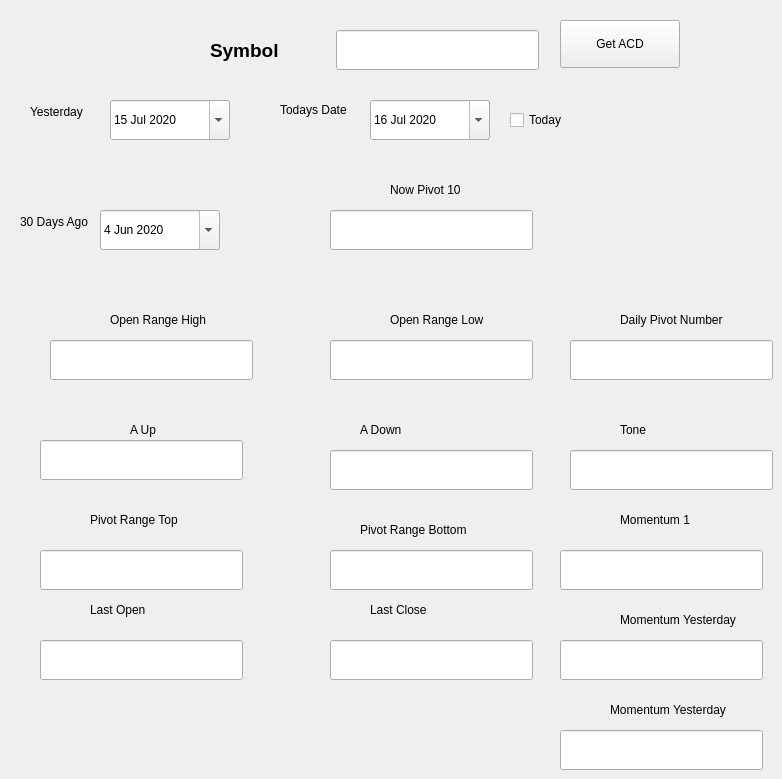
    <widget class="QWidget" name="tab">
     <attribute name="title">
      <string>Daily ACD</string>
     </attribute>
     <widget class="QLabel" name="labelStartDate">
      <property name="geometry">
       <rect>
        <x>20</x>
        <y>190</y>
        <width>103</width>
        <height>64</height>
       </rect>
      </property>
      <property name="text">
       <string>30 Days Ago </string>
      </property>
     </widget>
     <widget class="QLabel" name="labelTodayDate">
      <property name="geometry">
       <rect>
        <x>280</x>
        <y>90</y>
        <width>89</width>
        <height>40</height>
       </rect>
      </property>
      <property name="text">
       <string>Todays Date</string>
      </property>
     </widget>
     <widget class="QDateEdit" name="dateEditStart">
      <property name="geometry">
       <rect>
        <x>100</x>
        <y>210</y>
        <width>120</width>
        <height>40</height>
       </rect>
      </property>
      <property name="minimumSize">
       <size>
        <width>120</width>
        <height>40</height>
       </size>
      </property>
      <property name="baseSize">
       <size>
        <width>120</width>
        <height>40</height>
       </size>
      </property>
      <property name="styleSheet">
       <string notr="true">
QDateEdit{ color: red,basesize:120x48 }
</string>
      </property>
      <property name="dateTime">
       <datetime>
        <hour>0</hour>
        <minute>0</minute>
        <second>0</second>
        <year>2020</year>
        <month>6</month>
        <day>4</day>
       </datetime>
      </property>
      <property name="maximumDate">
       <date>
        <year>2022</year>
        <month>1</month>
        <day>1</day>
       </date>
      </property>
      <property name="minimumDate">
       <date>
        <year>1986</year>
        <month>1</month>
        <day>1</day>
       </date>
      </property>
      <property name="calendarPopup">
       <bool>true</bool>
      </property>
      <property name="date">
       <date>
        <year>2020</year>
        <month>6</month>
        <day>4</day>
       </date>
      </property>
     </widget>
     <widget class="QDateEdit" name="dateEditToday">
      <property name="geometry">
       <rect>
        <x>370</x>
        <y>100</y>
        <width>120</width>
        <height>40</height>
       </rect>
      </property>
      <property name="minimumSize">
       <size>
        <width>120</width>
        <height>40</height>
       </size>
      </property>
      <property name="baseSize">
       <size>
        <width>120</width>
        <height>40</height>
       </size>
      </property>
      <property name="dateTime">
       <datetime>
        <hour>0</hour>
        <minute>0</minute>
        <second>0</second>
        <year>2020</year>
        <month>7</month>
        <day>16</day>
       </datetime>
      </property>
      <property name="maximumDate">
       <date>
        <year>2022</year>
        <month>1</month>
        <day>1</day>
       </date>
      </property>
      <property name="minimumDate">
       <date>
        <year>1986</year>
        <month>1</month>
        <day>1</day>
       </date>
      </property>
      <property name="calendarPopup">
       <bool>true</bool>
      </property>
      <property name="date">
       <date>
        <year>2020</year>
        <month>7</month>
        <day>16</day>
       </date>
      </property>
     </widget>
     <widget class="QCheckBox" name="checkBoxToday">
      <property name="geometry">
       <rect>
        <x>510</x>
        <y>100</y>
        <width>88</width>
        <height>40</height>
       </rect>
      </property>
      <property name="sizePolicy">
       <sizepolicy hsizetype="Minimum" vsizetype="Minimum">
        <horstretch>0</horstretch>
        <verstretch>0</verstretch>
       </sizepolicy>
      </property>
      <property name="minimumSize">
       <size>
        <width>44</width>
        <height>16</height>
       </size>
      </property>
      <property name="baseSize">
       <size>
        <width>44</width>
        <height>16</height>
       </size>
      </property>
      <property name="focusPolicy">
       <enum>Qt::WheelFocus</enum>
      </property>
      <property name="autoFillBackground">
       <bool>true</bool>
      </property>
      <property name="styleSheet">
       <string notr="true"/>
      </property>
      <property name="text">
       <string>Today</string>
      </property>
     </widget>
     <widget class="QLineEdit" name="lineEditSymbol">
      <property name="enabled">
       <bool>true</bool>
      </property>
      <property name="geometry">
       <rect>
        <x>336</x>
        <y>30</y>
        <width>203</width>
        <height>40</height>
       </rect>
      </property>
      <property name="sizePolicy">
       <sizepolicy hsizetype="Minimum" vsizetype="Fixed">
        <horstretch>0</horstretch>
        <verstretch>0</verstretch>
       </sizepolicy>
      </property>
      <property name="minimumSize">
       <size>
        <width>120</width>
        <height>40</height>
       </size>
      </property>
      <property name="baseSize">
       <size>
        <width>120</width>
        <height>40</height>
       </size>
      </property>
      <property name="font">
       <font>
        <pointsize>14</pointsize>
        <weight>75</weight>
        <bold>true</bold>
       </font>
      </property>
      <property name="text">
       <string/>
      </property>
     </widget>
     <widget class="QLabel" name="labelSymbol">
      <property name="enabled">
       <bool>true</bool>
      </property>
      <property name="geometry">
       <rect>
        <x>210</x>
        <y>30</y>
        <width>120</width>
        <height>40</height>
       </rect>
      </property>
      <property name="minimumSize">
       <size>
        <width>120</width>
        <height>40</height>
       </size>
      </property>
      <property name="baseSize">
       <size>
        <width>120</width>
        <height>40</height>
       </size>
      </property>
      <property name="font">
       <font>
        <pointsize>14</pointsize>
        <weight>75</weight>
        <bold>true</bold>
       </font>
      </property>
      <property name="text">
       <string>Symbol</string>
      </property>
     </widget>
     <widget class="QLabel" name="labelYesterdayDate">
      <property name="geometry">
       <rect>
        <x>30</x>
        <y>80</y>
        <width>103</width>
        <height>64</height>
       </rect>
      </property>
      <property name="text">
       <string>Yesterday</string>
      </property>
     </widget>
     <widget class="QDateEdit" name="dateEditYesterday">
      <property name="geometry">
       <rect>
        <x>110</x>
        <y>100</y>
        <width>120</width>
        <height>40</height>
       </rect>
      </property>
      <property name="minimumSize">
       <size>
        <width>120</width>
        <height>40</height>
       </size>
      </property>
      <property name="baseSize">
       <size>
        <width>120</width>
        <height>40</height>
       </size>
      </property>
      <property name="styleSheet">
       <string notr="true">
QDateEdit{ color: red,basesize:120x48 }
</string>
      </property>
      <property name="dateTime">
       <datetime>
        <hour>0</hour>
        <minute>0</minute>
        <second>0</second>
        <year>2020</year>
        <month>7</month>
        <day>15</day>
       </datetime>
      </property>
      <property name="maximumDate">
       <date>
        <year>2022</year>
        <month>1</month>
        <day>1</day>
       </date>
      </property>
      <property name="minimumDate">
       <date>
        <year>1986</year>
        <month>1</month>
        <day>1</day>
       </date>
      </property>
      <property name="calendarPopup">
       <bool>true</bool>
      </property>
      <property name="date">
       <date>
        <year>2020</year>
        <month>7</month>
        <day>15</day>
       </date>
      </property>
     </widget>
     <widget class="QPushButton" name="pushButtonACD">
      <property name="geometry">
       <rect>
        <x>560</x>
        <y>20</y>
        <width>120</width>
        <height>48</height>
       </rect>
      </property>
      <property name="minimumSize">
       <size>
        <width>120</width>
        <height>48</height>
       </size>
      </property>
      <property name="baseSize">
       <size>
        <width>120</width>
        <height>48</height>
       </size>
      </property>
      <property name="text">
       <string>Get ACD</string>
      </property>
     </widget>
     <widget class="QLineEdit" name="lineEditOpenRangeHigh">
      <property name="enabled">
       <bool>true</bool>
      </property>
      <property name="geometry">
       <rect>
        <x>50</x>
        <y>340</y>
        <width>203</width>
        <height>40</height>
       </rect>
      </property>
      <property name="sizePolicy">
       <sizepolicy hsizetype="Minimum" vsizetype="Fixed">
        <horstretch>0</horstretch>
        <verstretch>0</verstretch>
       </sizepolicy>
      </property>
      <property name="minimumSize">
       <size>
        <width>120</width>
        <height>40</height>
       </size>
      </property>
      <property name="baseSize">
       <size>
        <width>120</width>
        <height>40</height>
       </size>
      </property>
      <property name="font">
       <font>
        <pointsize>14</pointsize>
        <weight>75</weight>
        <bold>true</bold>
       </font>
      </property>
      <property name="text">
       <string/>
      </property>
     </widget>
     <widget class="QLabel" name="labelOpenRangeHigh">
      <property name="enabled">
       <bool>true</bool>
      </property>
      <property name="geometry">
       <rect>
        <x>110</x>
        <y>300</y>
        <width>120</width>
        <height>40</height>
       </rect>
      </property>
      <property name="minimumSize">
       <size>
        <width>120</width>
        <height>40</height>
       </size>
      </property>
      <property name="baseSize">
       <size>
        <width>120</width>
        <height>40</height>
       </size>
      </property>
      <property name="text">
       <string>Open Range High</string>
      </property>
     </widget>
     <widget class="QLabel" name="labelOpenRangeLow">
      <property name="enabled">
       <bool>true</bool>
      </property>
      <property name="geometry">
       <rect>
        <x>390</x>
        <y>300</y>
        <width>120</width>
        <height>40</height>
       </rect>
      </property>
      <property name="minimumSize">
       <size>
        <width>120</width>
        <height>40</height>
       </size>
      </property>
      <property name="baseSize">
       <size>
        <width>120</width>
        <height>40</height>
       </size>
      </property>
      <property name="text">
       <string>Open Range Low</string>
      </property>
     </widget>
     <widget class="QLineEdit" name="lineEditOpenRangeLow">
      <property name="enabled">
       <bool>true</bool>
      </property>
      <property name="geometry">
       <rect>
        <x>330</x>
        <y>340</y>
        <width>203</width>
        <height>40</height>
       </rect>
      </property>
      <property name="sizePolicy">
       <sizepolicy hsizetype="Minimum" vsizetype="Fixed">
        <horstretch>0</horstretch>
        <verstretch>0</verstretch>
       </sizepolicy>
      </property>
      <property name="minimumSize">
       <size>
        <width>120</width>
        <height>40</height>
       </size>
      </property>
      <property name="baseSize">
       <size>
        <width>120</width>
        <height>40</height>
       </size>
      </property>
      <property name="font">
       <font>
        <pointsize>14</pointsize>
        <weight>75</weight>
        <bold>true</bold>
       </font>
      </property>
      <property name="text">
       <string/>
      </property>
     </widget>
     <widget class="QLineEdit" name="lineEditDailyPivotNumber">
      <property name="enabled">
       <bool>true</bool>
      </property>
      <property name="geometry">
       <rect>
        <x>570</x>
        <y>340</y>
        <width>203</width>
        <height>40</height>
       </rect>
      </property>
      <property name="sizePolicy">
       <sizepolicy hsizetype="Minimum" vsizetype="Fixed">
        <horstretch>0</horstretch>
        <verstretch>0</verstretch>
       </sizepolicy>
      </property>
      <property name="minimumSize">
       <size>
        <width>120</width>
        <height>40</height>
       </size>
      </property>
      <property name="baseSize">
       <size>
        <width>120</width>
        <height>40</height>
       </size>
      </property>
      <property name="font">
       <font>
        <pointsize>14</pointsize>
        <weight>75</weight>
        <bold>true</bold>
       </font>
      </property>
      <property name="text">
       <string/>
      </property>
     </widget>
     <widget class="QLabel" name="labelDailyPivotNumber">
      <property name="enabled">
       <bool>true</bool>
      </property>
      <property name="geometry">
       <rect>
        <x>620</x>
        <y>300</y>
        <width>120</width>
        <height>40</height>
       </rect>
      </property>
      <property name="minimumSize">
       <size>
        <width>120</width>
        <height>40</height>
       </size>
      </property>
      <property name="baseSize">
       <size>
        <width>120</width>
        <height>40</height>
       </size>
      </property>
      <property name="text">
       <string>Daily Pivot Number</string>
      </property>
     </widget>
     <widget class="QLabel" name="labelAup">
      <property name="enabled">
       <bool>true</bool>
      </property>
      <property name="geometry">
       <rect>
        <x>130</x>
        <y>410</y>
        <width>120</width>
        <height>40</height>
       </rect>
      </property>
      <property name="minimumSize">
       <size>
        <width>120</width>
        <height>40</height>
       </size>
      </property>
      <property name="baseSize">
       <size>
        <width>120</width>
        <height>40</height>
       </size>
      </property>
      <property name="text">
       <string>A Up </string>
      </property>
     </widget>
     <widget class="QLineEdit" name="lineEditAup">
      <property name="enabled">
       <bool>true</bool>
      </property>
      <property name="geometry">
       <rect>
        <x>40</x>
        <y>440</y>
        <width>203</width>
        <height>40</height>
       </rect>
      </property>
      <property name="sizePolicy">
       <sizepolicy hsizetype="Minimum" vsizetype="Fixed">
        <horstretch>0</horstretch>
        <verstretch>0</verstretch>
       </sizepolicy>
      </property>
      <property name="minimumSize">
       <size>
        <width>120</width>
        <height>40</height>
       </size>
      </property>
      <property name="baseSize">
       <size>
        <width>120</width>
        <height>40</height>
       </size>
      </property>
      <property name="font">
       <font>
        <pointsize>14</pointsize>
        <weight>75</weight>
        <bold>true</bold>
       </font>
      </property>
      <property name="text">
       <string/>
      </property>
     </widget>
     <widget class="QLabel" name="labelAdwn">
      <property name="enabled">
       <bool>true</bool>
      </property>
      <property name="geometry">
       <rect>
        <x>360</x>
        <y>410</y>
        <width>120</width>
        <height>40</height>
       </rect>
      </property>
      <property name="minimumSize">
       <size>
        <width>120</width>
        <height>40</height>
       </size>
      </property>
      <property name="baseSize">
       <size>
        <width>120</width>
        <height>40</height>
       </size>
      </property>
      <property name="text">
       <string>A Down</string>
      </property>
     </widget>
     <widget class="QLineEdit" name="lineEditAdwn">
      <property name="enabled">
       <bool>true</bool>
      </property>
      <property name="geometry">
       <rect>
        <x>330</x>
        <y>450</y>
        <width>203</width>
        <height>40</height>
       </rect>
      </property>
      <property name="sizePolicy">
       <sizepolicy hsizetype="Minimum" vsizetype="Fixed">
        <horstretch>0</horstretch>
        <verstretch>0</verstretch>
       </sizepolicy>
      </property>
      <property name="minimumSize">
       <size>
        <width>120</width>
        <height>40</height>
       </size>
      </property>
      <property name="baseSize">
       <size>
        <width>120</width>
        <height>40</height>
       </size>
      </property>
      <property name="font">
       <font>
        <pointsize>14</pointsize>
        <weight>75</weight>
        <bold>true</bold>
       </font>
      </property>
      <property name="text">
       <string/>
      </property>
     </widget>
     <widget class="QLineEdit" name="lineEditTone">
      <property name="enabled">
       <bool>true</bool>
      </property>
      <property name="geometry">
       <rect>
        <x>570</x>
        <y>450</y>
        <width>203</width>
        <height>40</height>
       </rect>
      </property>
      <property name="sizePolicy">
       <sizepolicy hsizetype="Minimum" vsizetype="Fixed">
        <horstretch>0</horstretch>
        <verstretch>0</verstretch>
       </sizepolicy>
      </property>
      <property name="minimumSize">
       <size>
        <width>120</width>
        <height>40</height>
       </size>
      </property>
      <property name="baseSize">
       <size>
        <width>120</width>
        <height>40</height>
       </size>
      </property>
      <property name="font">
       <font>
        <pointsize>14</pointsize>
        <weight>75</weight>
        <bold>true</bold>
       </font>
      </property>
      <property name="text">
       <string/>
      </property>
     </widget>
     <widget class="QLabel" name="labelTone">
      <property name="enabled">
       <bool>true</bool>
      </property>
      <property name="geometry">
       <rect>
        <x>620</x>
        <y>410</y>
        <width>120</width>
        <height>40</height>
       </rect>
      </property>
      <property name="minimumSize">
       <size>
        <width>120</width>
        <height>40</height>
       </size>
      </property>
      <property name="baseSize">
       <size>
        <width>120</width>
        <height>40</height>
       </size>
      </property>
      <property name="text">
       <string>Tone</string>
      </property>
     </widget>
     <widget class="QLabel" name="labelPivotRangeTop">
      <property name="enabled">
       <bool>true</bool>
      </property>
      <property name="geometry">
       <rect>
        <x>90</x>
        <y>500</y>
        <width>120</width>
        <height>40</height>
       </rect>
      </property>
      <property name="minimumSize">
       <size>
        <width>120</width>
        <height>40</height>
       </size>
      </property>
      <property name="baseSize">
       <size>
        <width>120</width>
        <height>40</height>
       </size>
      </property>
      <property name="text">
       <string>Pivot Range Top</string>
      </property>
     </widget>
     <widget class="QLineEdit" name="lineEditPivotRangeTop">
      <property name="enabled">
       <bool>true</bool>
      </property>
      <property name="geometry">
       <rect>
        <x>40</x>
        <y>550</y>
        <width>203</width>
        <height>40</height>
       </rect>
      </property>
      <property name="sizePolicy">
       <sizepolicy hsizetype="Minimum" vsizetype="Fixed">
        <horstretch>0</horstretch>
        <verstretch>0</verstretch>
       </sizepolicy>
      </property>
      <property name="minimumSize">
       <size>
        <width>120</width>
        <height>40</height>
       </size>
      </property>
      <property name="baseSize">
       <size>
        <width>120</width>
        <height>40</height>
       </size>
      </property>
      <property name="font">
       <font>
        <pointsize>14</pointsize>
        <weight>75</weight>
        <bold>true</bold>
       </font>
      </property>
      <property name="text">
       <string/>
      </property>
     </widget>
     <widget class="QLabel" name="labelPivotRangeBottom">
      <property name="enabled">
       <bool>true</bool>
      </property>
      <property name="geometry">
       <rect>
        <x>360</x>
        <y>510</y>
        <width>120</width>
        <height>40</height>
       </rect>
      </property>
      <property name="minimumSize">
       <size>
        <width>120</width>
        <height>40</height>
       </size>
      </property>
      <property name="baseSize">
       <size>
        <width>120</width>
        <height>40</height>
       </size>
      </property>
      <property name="text">
       <string>Pivot Range Bottom</string>
      </property>
     </widget>
     <widget class="QLineEdit" name="lineEditPivotRangeBottom">
      <property name="enabled">
       <bool>true</bool>
      </property>
      <property name="geometry">
       <rect>
        <x>330</x>
        <y>550</y>
        <width>203</width>
        <height>40</height>
       </rect>
      </property>
      <property name="sizePolicy">
       <sizepolicy hsizetype="Minimum" vsizetype="Fixed">
        <horstretch>0</horstretch>
        <verstretch>0</verstretch>
       </sizepolicy>
      </property>
      <property name="minimumSize">
       <size>
        <width>120</width>
        <height>40</height>
       </size>
      </property>
      <property name="baseSize">
       <size>
        <width>120</width>
        <height>40</height>
       </size>
      </property>
      <property name="font">
       <font>
        <pointsize>14</pointsize>
        <weight>75</weight>
        <bold>true</bold>
       </font>
      </property>
      <property name="text">
       <string/>
      </property>
     </widget>
     <widget class="QLineEdit" name="lineEditLastOpen">
      <property name="enabled">
       <bool>true</bool>
      </property>
      <property name="geometry">
       <rect>
        <x>40</x>
        <y>640</y>
        <width>203</width>
        <height>40</height>
       </rect>
      </property>
      <property name="sizePolicy">
       <sizepolicy hsizetype="Minimum" vsizetype="Fixed">
        <horstretch>0</horstretch>
        <verstretch>0</verstretch>
       </sizepolicy>
      </property>
      <property name="minimumSize">
       <size>
        <width>120</width>
        <height>40</height>
       </size>
      </property>
      <property name="baseSize">
       <size>
        <width>120</width>
        <height>40</height>
       </size>
      </property>
      <property name="font">
       <font>
        <pointsize>14</pointsize>
        <weight>75</weight>
        <bold>true</bold>
       </font>
      </property>
      <property name="text">
       <string/>
      </property>
     </widget>
     <widget class="QLineEdit" name="lineEditLastClose">
      <property name="enabled">
       <bool>true</bool>
      </property>
      <property name="geometry">
       <rect>
        <x>330</x>
        <y>640</y>
        <width>203</width>
        <height>40</height>
       </rect>
      </property>
      <property name="sizePolicy">
       <sizepolicy hsizetype="Minimum" vsizetype="Fixed">
        <horstretch>0</horstretch>
        <verstretch>0</verstretch>
       </sizepolicy>
      </property>
      <property name="minimumSize">
       <size>
        <width>120</width>
        <height>40</height>
       </size>
      </property>
      <property name="baseSize">
       <size>
        <width>120</width>
        <height>40</height>
       </size>
      </property>
      <property name="font">
       <font>
        <pointsize>14</pointsize>
        <weight>75</weight>
        <bold>true</bold>
       </font>
      </property>
      <property name="text">
       <string/>
      </property>
     </widget>
     <widget class="QLabel" name="labelPivotRangeTop_2">
      <property name="enabled">
       <bool>true</bool>
      </property>
      <property name="geometry">
       <rect>
        <x>90</x>
        <y>590</y>
        <width>120</width>
        <height>40</height>
       </rect>
      </property>
      <property name="minimumSize">
       <size>
        <width>120</width>
        <height>40</height>
       </size>
      </property>
      <property name="baseSize">
       <size>
        <width>120</width>
        <height>40</height>
       </size>
      </property>
      <property name="text">
       <string>Last Open</string>
      </property>
     </widget>
     <widget class="QLabel" name="labelPivotRangeTop_3">
      <property name="enabled">
       <bool>true</bool>
      </property>
      <property name="geometry">
       <rect>
        <x>370</x>
        <y>590</y>
        <width>120</width>
        <height>40</height>
       </rect>
      </property>
      <property name="minimumSize">
       <size>
        <width>120</width>
        <height>40</height>
       </size>
      </property>
      <property name="baseSize">
       <size>
        <width>120</width>
        <height>40</height>
       </size>
      </property>
      <property name="text">
       <string>Last Close</string>
      </property>
     </widget>
     <widget class="QLineEdit" name="lineEditMomentum">
      <property name="enabled">
       <bool>true</bool>
      </property>
      <property name="geometry">
       <rect>
        <x>560</x>
        <y>550</y>
        <width>203</width>
        <height>40</height>
       </rect>
      </property>
      <property name="sizePolicy">
       <sizepolicy hsizetype="Minimum" vsizetype="Fixed">
        <horstretch>0</horstretch>
        <verstretch>0</verstretch>
       </sizepolicy>
      </property>
      <property name="minimumSize">
       <size>
        <width>120</width>
        <height>40</height>
       </size>
      </property>
      <property name="baseSize">
       <size>
        <width>120</width>
        <height>40</height>
       </size>
      </property>
      <property name="font">
       <font>
        <pointsize>14</pointsize>
        <weight>75</weight>
        <bold>true</bold>
       </font>
      </property>
      <property name="text">
       <string/>
      </property>
     </widget>
     <widget class="QLabel" name="labelMomentum">
      <property name="enabled">
       <bool>true</bool>
      </property>
      <property name="geometry">
       <rect>
        <x>620</x>
        <y>500</y>
        <width>120</width>
        <height>40</height>
       </rect>
      </property>
      <property name="minimumSize">
       <size>
        <width>120</width>
        <height>40</height>
       </size>
      </property>
      <property name="baseSize">
       <size>
        <width>120</width>
        <height>40</height>
       </size>
      </property>
      <property name="text">
       <string>Momentum 1</string>
      </property>
     </widget>
     <widget class="QLabel" name="labelMomentumYesterday2">
      <property name="enabled">
       <bool>true</bool>
      </property>
      <property name="geometry">
       <rect>
        <x>620</x>
        <y>600</y>
        <width>120</width>
        <height>40</height>
       </rect>
      </property>
      <property name="minimumSize">
       <size>
        <width>120</width>
        <height>40</height>
       </size>
      </property>
      <property name="baseSize">
       <size>
        <width>120</width>
        <height>40</height>
       </size>
      </property>
      <property name="text">
       <string>Momentum Yesterday 2</string>
      </property>
     </widget>
     <widget class="QLineEdit" name="lineEditMomentumYesterday2">
      <property name="enabled">
       <bool>true</bool>
      </property>
      <property name="geometry">
       <rect>
        <x>560</x>
        <y>640</y>
        <width>203</width>
        <height>40</height>
       </rect>
      </property>
      <property name="sizePolicy">
       <sizepolicy hsizetype="Minimum" vsizetype="Fixed">
        <horstretch>0</horstretch>
        <verstretch>0</verstretch>
       </sizepolicy>
      </property>
      <property name="minimumSize">
       <size>
        <width>120</width>
        <height>40</height>
       </size>
      </property>
      <property name="baseSize">
       <size>
        <width>120</width>
        <height>40</height>
       </size>
      </property>
      <property name="font">
       <font>
        <pointsize>14</pointsize>
        <weight>75</weight>
        <bold>true</bold>
       </font>
      </property>
      <property name="text">
       <string/>
      </property>
     </widget>
     <widget class="QLabel" name="labelMomentumYesterday3">
      <property name="enabled">
       <bool>true</bool>
      </property>
      <property name="geometry">
       <rect>
        <x>610</x>
        <y>690</y>
        <width>120</width>
        <height>40</height>
       </rect>
      </property>
      <property name="minimumSize">
       <size>
        <width>120</width>
        <height>40</height>
       </size>
      </property>
      <property name="baseSize">
       <size>
        <width>120</width>
        <height>40</height>
       </size>
      </property>
      <property name="text">
       <string>Momentum Yesterday 3</string>
      </property>
     </widget>
     <widget class="QLineEdit" name="lineEditMomentumYesterday3">
      <property name="enabled">
       <bool>true</bool>
      </property>
      <property name="geometry">
       <rect>
        <x>560</x>
        <y>730</y>
        <width>203</width>
        <height>40</height>
       </rect>
      </property>
      <property name="sizePolicy">
       <sizepolicy hsizetype="Minimum" vsizetype="Fixed">
        <horstretch>0</horstretch>
        <verstretch>0</verstretch>
       </sizepolicy>
      </property>
      <property name="minimumSize">
       <size>
        <width>120</width>
        <height>40</height>
       </size>
      </property>
      <property name="baseSize">
       <size>
        <width>120</width>
        <height>40</height>
       </size>
      </property>
      <property name="font">
       <font>
        <pointsize>14</pointsize>
        <weight>75</weight>
        <bold>true</bold>
       </font>
      </property>
      <property name="text">
       <string/>
      </property>
     </widget>
     <widget class="QLineEdit" name="lineEdit10mintdypivot">
      <property name="enabled">
       <bool>true</bool>
      </property>
      <property name="geometry">
       <rect>
        <x>330</x>
        <y>210</y>
        <width>203</width>
        <height>40</height>
       </rect>
      </property>
      <property name="sizePolicy">
       <sizepolicy hsizetype="Minimum" vsizetype="Fixed">
        <horstretch>0</horstretch>
        <verstretch>0</verstretch>
       </sizepolicy>
      </property>
      <property name="minimumSize">
       <size>
        <width>120</width>
        <height>40</height>
       </size>
      </property>
      <property name="baseSize">
       <size>
        <width>120</width>
        <height>40</height>
       </size>
      </property>
      <property name="font">
       <font>
        <pointsize>14</pointsize>
        <weight>75</weight>
        <bold>true</bold>
       </font>
      </property>
      <property name="text">
       <string/>
      </property>
     </widget>
     <widget class="QLabel" name="labelNowPivotTen">
      <property name="enabled">
       <bool>true</bool>
      </property>
      <property name="geometry">
       <rect>
        <x>390</x>
        <y>170</y>
        <width>120</width>
        <height>40</height>
       </rect>
      </property>
      <property name="minimumSize">
       <size>
        <width>120</width>
        <height>40</height>
       </size>
      </property>
      <property name="baseSize">
       <size>
        <width>120</width>
        <height>40</height>
       </size>
      </property>
      <property name="text">
       <string>Now Pivot 10</string>
      </property>
     </widget>
    </widget>
